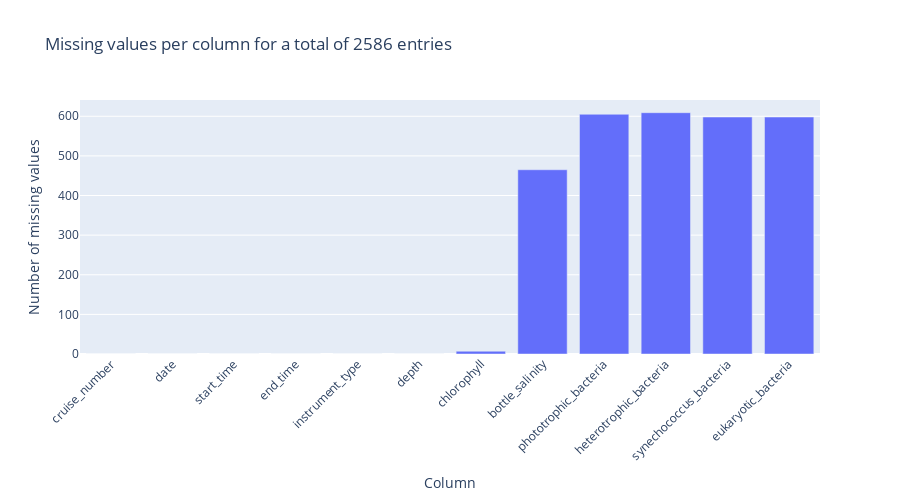

Notebook source saved alongside this figure:
### Markdown cell above
Remove the data when time and position are not known.

### Code cell
fig = (
    raw_data.isna()
    .sum()
    .plot(
        kind="bar",
        title=f"Missing values per column for a total of {len(raw_data)} entries",
        labels=dict(
            index="Column",
            value="Number of missing values",
        ),
    )
)
# Rotate x-axis labels by 45 degrees
fig.update_xaxes(tickangle=-45)
# multiply the figure ratio of height by 2
fig.update_layout(height=500)
# Remove legend
fig.update_layout(showlegend=False)
fig.show()

### Figure 1 — Plotly figure (JSON) as saved in the notebook; plotly's stock layout.template omitted (floating-point values rounded to 4 significant figures)
{"data": [{"alignmentgroup": "True", "hovertemplate": "variable=0<br>Column=%{x}<br>Number of missing values=%{y}<extra></extra>", "legendgroup": "0", "marker": {"color": "#636efa", "pattern": {"shape": ""}}, "name": "0", "offsetgroup": "0", "orientation": "v", "showlegend": true, "textposition": "auto", "type": "bar", "x": ["cruise_number", "date", "start_time", "end_time", "instrument_type", "depth", "chlorophyll", "bottle_salinity", "phototrophic_bacteria", "heterotrophic_bacteria", "synechococcus_bacteria", "eukaryotic_bacteria"], "xaxis": "x", "y": [0, 0, 0, 0, 0, 0, 7, 465, 605, 609, 598, 598], "yaxis": "y"}], "layout": {"barmode": "relative", "height": 500, "legend": {"title": {"text": "variable"}, "tracegroupgap": 0}, "showlegend": false, "title": {"text": "Missing values per column for a total of 2586 entries"}, "xaxis": {"anchor": "y", "domain": [0, 1], "tickangle": -45, "title": {"text": "Column"}}, "yaxis": {"anchor": "x", "domain": [0, 1], "title": {"text": "Number of missing values"}}}}
